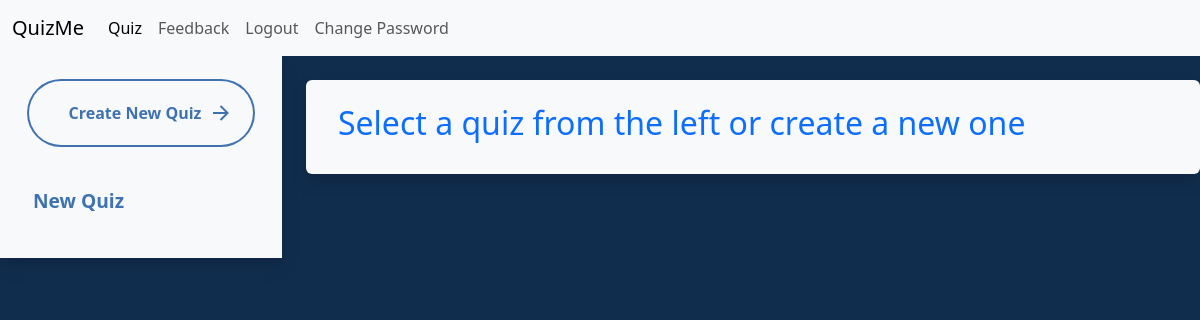
The page /quiz (signed in) on the database as committed earlier.
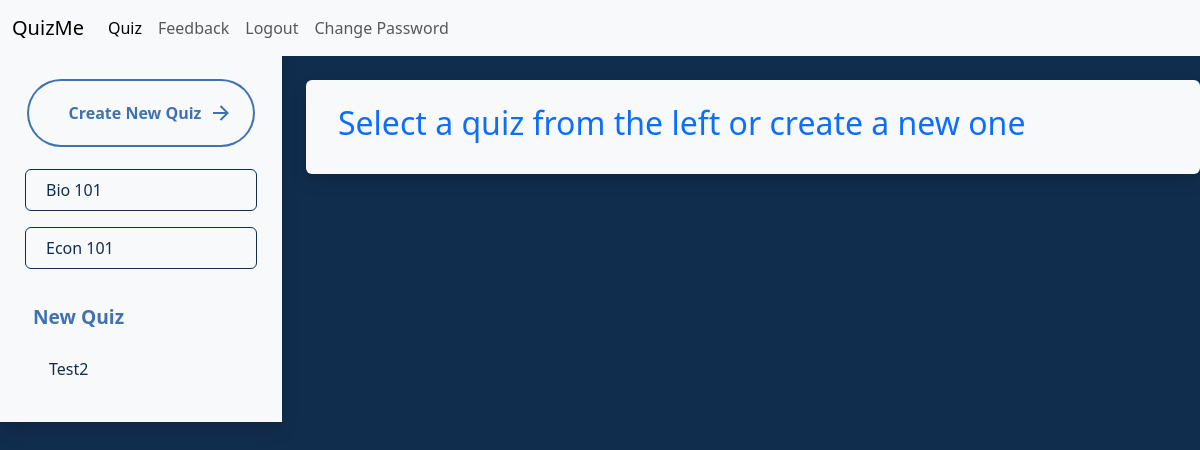
The same page on the database as committed later.
### main.py (models this page shows)
class Quiz(db.Model):
    __tablename__ = "quizzes"
    id: Mapped[int] = mapped_column(Integer, primary_key=True)
    user_id: Mapped[int] = mapped_column(Integer, db.ForeignKey("users.id"))
    quiz_json: Mapped[str] = mapped_column(JSON())
    title: Mapped[str] = mapped_column(String())
    class_name: Mapped[str] = mapped_column(String(250), unique=False, nullable=False)
    total_questions: Mapped[int] = mapped_column(Integer)
    best_score: Mapped[int] = mapped_column(Integer)

### main.py (the view, shortened to what this page needs)
@app.route('/quiz', methods=["GET", "POST"])
def quiz():
    form = NoteInput()
    quiz_json = None
    quizzes = Quiz.query.filter_by(user_id=current_user.id).all()
    newest_quiz = quizzes[-1] if quizzes else None
    selected_quiz = None
    if request.args.get('quiz_id'):
        selected_quiz = Quiz.query.get(request.args.get('quiz_id'))
    return render_template("quiz.html", form=form, quizzes=quizzes, newest_quiz=newest_quiz, selected_quiz=selected_quiz)

### main.py (called while the page is built)
@login_manager.user_loader
def load_user(user_id):
    return db.get_or_404(User, user_id)

### templates/quiz.html (shortened to what this page needs)
{% include "header.html" %}
{% block content %}
<div class="row">
    <div class="col-md-3">
        <nav id="sidebar" class="bg-light shadow rounded">
            <div class="position-sticky p-4">
                <button type="button" class="create_quiz_button" data-bs-toggle="modal" data-bs-target="#createQuizModal">
                      <span class="text">Create New Quiz</span>
                      <svg viewBox="0 0 24 24" class="arr-1" xmlns="http://www.w3.org/2000/svg">
                        <path
                          d="M16.1716 10.9999L10.8076 5.63589L12.2218 4.22168L20 11.9999L12.2218 19.778L10.8076 18.3638L16.1716 12.9999H4V10.9999H16.1716Z"
                        ></path>
                      </svg>
                </button>
                <div class="nav flex-column">
                    {% set classes = quizzes | groupby('class_name') %}
                    {% for class_name, class_quizzes in classes %}
                        <div class="mb-2">
                            <button class="btn btn-outline-primary class_button" type="button" data-bs-toggle="collapse" data-bs-target="#collapse{{ loop.index }}" aria-expanded="false" aria-controls="collapse{{ loop.index }}">
                                {{ class_name }}
                            </button>
                        </div>
                    {% endfor %}
                </div>
                <h4 class="text-success mt-4 mb-3">New Quiz</h4>
                {% if quizzes %}
                    {% set newest_quiz = quizzes|sort(attribute='id', reverse=true)|first %}
                    <a href="{{ url_for('quiz', quiz_id=newest_quiz.id) }}" class="nav-link btn btn-outline-success mb-2 quiz-button text-start" data-quiz-id="{{ newest_quiz.id }}">
                        {{ newest_quiz.title }}
                    </a>
                {% endif %}
            </div>
        </nav>
    </div>
    <div class="col-md-9">
        {% if selected_quiz %}
        <div id="quizContainer" class="mt-4 bg-light shadow rounded p-4">
            <h2 class="text-primary mb-4"><i class="fas fa-question-circle me-2"></i>{{ selected_quiz.title }}</h2>
            <div id="questionContainer" class="mb-4"></div>
            <button type="button" class="btn btn-primary shadow-sm" id="nextQuestion" style="display: none;">
                <i class="fas fa-arrow-right me-2"></i>Next Question
            </button>
            <button type="button" class="btn btn-success shadow-sm" id="finishQuiz" style="display: none;">
                <i class="fas fa-check-circle me-2"></i>Finish Quiz
            </button>
            <button type="button" class="btn btn-info shadow-sm" id="refreshPage" style="display: none;">
                <i class="fas fa-sync-alt me-2"></i>Retry Quiz
            </button>
        </div>
        {% else %}
        <div class="mt-4 bg-light shadow rounded p-4">
            <h2 class="text-primary">Select a quiz from the left or create a new one</h2>
        </div>
        {% endif %}
    </div>
</div>
{% endblock %}

### templates/header.html (shortened to what this page needs)
<!doctype html>
<html lang="en" data-bs-theme="auto">
  <head><script src="../assets/js/color-modes.js"></script>
    <link rel="stylesheet" href="https://cdn.jsdelivr.net/npm/@docsearch/css@3">
    <link href="static/css/bootstrap.min.css" rel="stylesheet">
    <link href="https://cdn.jsdelivr.net/npm/bootstrap@5.3.3/dist/css/bootstrap.min.css" rel="stylesheet">
    <link rel="stylesheet" href="static/css/style.css"/>
<nav class="navbar navbar-expand-lg bg-body-tertiary">
  <div class="container-fluid">
    <a class="navbar-brand">QuizMe</a>
    <div class="collapse navbar-collapse" id="navbarNav">
      <ul class="navbar-nav">
        <li class="nav-item">
          <a class="nav-link active" aria-current="page" href="{{url_for('quiz') }}">Quiz</a>
        </li>
        <li class="nav-item">
          <a class="nav-link" href="{{url_for('feedback') }}">Feedback</a>
        </li>
        {% if current_user.is_authenticated: %}
        <li class="nav-item">
          <a class="nav-link" href="{{url_for('logout') }}">Logout</a>
        </li>
        <li class="nav-item">
          <a class="nav-link" href="{{url_for('change_password') }}">Change Password</a>
        </li>
        {%endif%}
      </ul>
    </div>
  </div>
</nav>

### static/css/style.css (style rules this page uses)
:root { --primary-color: #F9F7F7; --secondary-color: #DBE2EF; --tertiary-color: #3F72AF; --quaternary-color: #112D4E; }

Rows that differ between the two databases and show on the page:
added Quiz: class_name "Bio 101", title "Test2"
added Quiz: class_name "Econ 101"
